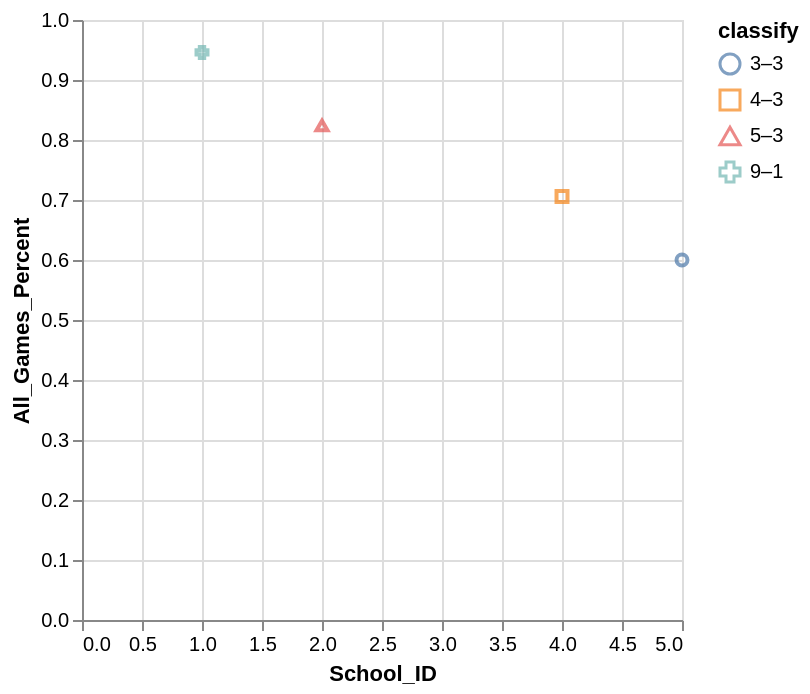

This figure's Vega-Lite source:
### Vega-Lite specification from a JSON file in a GitHub repository (floating-point values rounded to 4 significant figures)
{"data": {"values": [{"x_data": 5, "y_data": 0.6, "classify": "3–3"}, {"x_data": 4, "y_data": 0.706, "classify": "4–3"}, {"x_data": 2, "y_data": 0.824, "classify": "5–3"}, {"x_data": 1, "y_data": 0.946, "classify": "9–1"}]}, "mark": "point", "encoding": {"x": {"field": "x_data", "type": "quantitative", "title": "School_ID", "scale": {"zero": "false"}}, "y": {"field": "y_data", "type": "quantitative", "title": "All_Games_Percent", "scale": {"zero": "false"}}, "color": {"field": "classify", "type": "nominal"}, "shape": {"field": "classify", "type": "nominal"}}}
